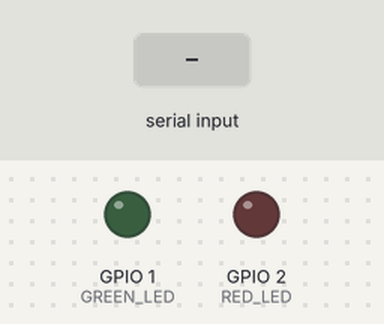
Recording of a sketch running on a simulated ESP32. On the bench: output pins drawn as LEDs (lit = HIGH). Dashed ring = blinking. Inputs (shaded band) come from the test bench. The camera gives no picture.

Above: at 1.5 s.
1.6 s: "G" received over Serial
At 1.71 s:
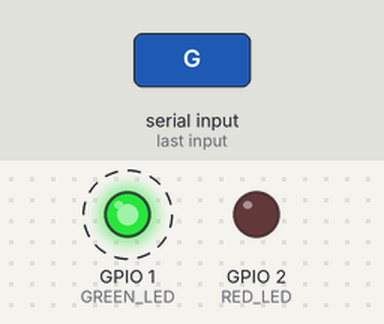
4.6 s: "R" received over Serial
At 5.4 s:
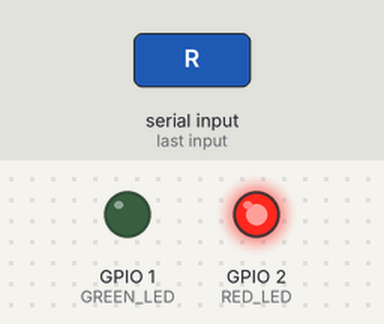
Timing chart, 0 to 8.2 s (numbered marks = the images above; inputs shaded):
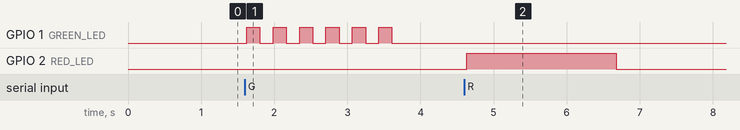

Measured:
- after the input at 1.6 s, GPIO 1 (GREEN_LED): alternates HIGH for 0.18 s and LOW for 0.18 s, 12 changes in all, then stays LOW, starting at once
- after the input at 4.6 s, GPIO 2 (RED_LED): LOW → HIGH at once, → LOW 2.0 s later

The sketch:

frame_transfer.ino
```cpp
#include "esp_camera.h"
#include "img_converters.h"
#include "esp_log.h"

// LED Pins
#define GREEN_LED 1
#define RED_LED   2

// OV7670 Pin Mapping (PCLK updated to GPIO 18)
#define CAM_PIN_PWDN  -1
#define CAM_PIN_RESET -1
#define CAM_PIN_XCLK  15
#define CAM_PIN_SIOD  4
#define CAM_PIN_SIOC  5

#define CAM_PIN_D7    17
#define CAM_PIN_D6    14
#define CAM_PIN_D5    13
#define CAM_PIN_D4    12
#define CAM_PIN_D3    11
#define CAM_PIN_D2    10
#define CAM_PIN_D1    9
#define CAM_PIN_D0    8

#define CAM_PIN_VSYNC 6
#define CAM_PIN_HREF  7
#define CAM_PIN_PCLK  18

// 4-byte sync header so Python always finds frame boundaries
const uint8_t SYNC_HEADER[4] = {0xAA, 0x55, 0xAA, 0x55};

// LED state machine
char ledMode = 'O';            // 'G' = blink green, 'R' = solid red, 'O' = off
uint32_t lastCmdTime = 0;
uint32_t lastBlinkTime = 0;
bool greenState = false;

void updateLEDs() {
  uint32_t now = millis();

  // Read any incoming command from PC
  while (Serial.available() > 0) {
    char cmd = Serial.read();
    if (cmd == 'G' || cmd == 'R' || cmd == 'O') {
      ledMode = cmd;
      lastCmdTime = now;
    }
  }

  // Safety timeout: turn LEDs off if PC stops sending updates for 2s
  if (now - lastCmdTime > 2000) {
    ledMode = 'O';
  }

  if (ledMode == 'G') {
    digitalWrite(RED_LED, LOW);
    if (now - lastBlinkTime >= 150) {
      lastBlinkTime = now;
      greenState = !greenState;
      digitalWrite(GREEN_LED, greenState ? HIGH : LOW);
    }
  } else if (ledMode == 'R') {
    digitalWrite(GREEN_LED, LOW);
    digitalWrite(RED_LED, HIGH);
  } else {
    digitalWrite(GREEN_LED, LOW);
    digitalWrite(RED_LED, LOW);
  }
}

void setup() {
  esp_log_level_set("*", ESP_LOG_NONE); // Keep USB binary stream clean
  Serial.begin(115200);

  pinMode(GREEN_LED, OUTPUT);
  pinMode(RED_LED, OUTPUT);
  digitalWrite(GREEN_LED, LOW);
  digitalWrite(RED_LED, LOW);

  camera_config_t config;
  config.ledc_channel = LEDC_CHANNEL_0;
  config.ledc_timer   = LEDC_TIMER_0;
  config.pin_d0       = CAM_PIN_D0;
  config.pin_d1       = CAM_PIN_D1;
  config.pin_d2       = CAM_PIN_D2;
  config.pin_d3       = CAM_PIN_D3;
  config.pin_d4       = CAM_PIN_D4;
  config.pin_d5       = CAM_PIN_D5;
  config.pin_d6       = CAM_PIN_D6;
  config.pin_d7       = CAM_PIN_D7;
  config.pin_xclk     = CAM_PIN_XCLK;
  config.pin_pclk     = CAM_PIN_PCLK;
  config.pin_vsync    = CAM_PIN_VSYNC;
  config.pin_href     = CAM_PIN_HREF;
  config.pin_sccb_sda = CAM_PIN_SIOD;
  config.pin_sccb_scl = CAM_PIN_SIOC;
  config.pin_pwdn     = CAM_PIN_PWDN;
  config.pin_reset    = CAM_PIN_RESET;

  config.xclk_freq_hz = 10000000;
  config.pixel_format = PIXFORMAT_RGB565;
  config.frame_size   = FRAMESIZE_QVGA;
  config.fb_location  = CAMERA_FB_IN_PSRAM;
  config.fb_count     = 2;
  config.grab_mode    = CAMERA_GRAB_LATEST;

  if (esp_camera_init(&config) != ESP_OK) {
    digitalWrite(RED_LED, HIGH); // Solid red indicates init failure
    while (true) delay(1000);
  }
}

void loop() {
  updateLEDs();

  // Only stream when a PC app has opened the USB CDC port
  if (!Serial) {
    delay(50);
    return;
  }

  camera_fb_t *fb = esp_camera_fb_get();
  if (!fb) return;

  uint8_t *jpg_buf = NULL;
  size_t jpg_len = 0;
  bool ok = fmt2jpg(fb->buf, fb->len, fb->width, fb->height, fb->format, 75, &jpg_buf, &jpg_len);
  esp_camera_fb_return(fb);

  if (ok && jpg_len > 0) {
    uint32_t len32 = (uint32_t)jpg_len;
    Serial.write(SYNC_HEADER, 4);
    Serial.write((uint8_t *)&len32, 4);
    Serial.write(jpg_buf, jpg_len);
    free(jpg_buf);
  }
}
```
